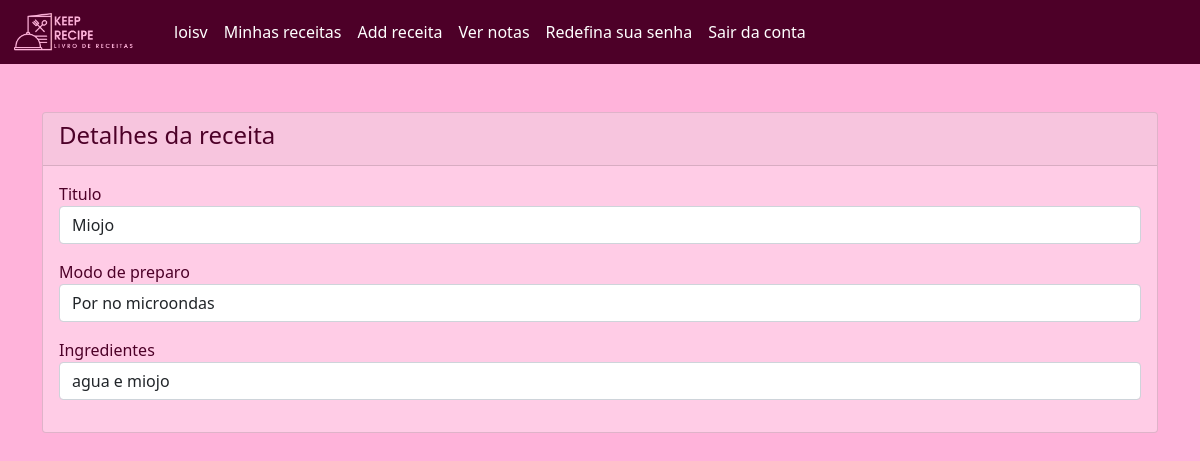
Screenshot of /KeepRecipeV2/recipe-view.php?id=12 (signed in) with the database file from the repository.
### tables this page shows
CREATE TABLE `recipe` (
  `id` int(11) NOT NULL,
  `title` varchar(255) NOT NULL,
  `modo_preparo` varchar(255) NOT NULL,
  `ingredient` varchar(255) NOT NULL,
  `id_user` int(11) NOT NULL,
  `created_at` datetime NOT NULL DEFAULT current_timestamp()
);

### KeepRecipeV2/recipe-view.php (the view, shortened to what this page needs)
<?php
require 'dbcon.php';
?>
<!doctype html>
<html lang="pt-BR">
  <head>
    <link href="https://cdn.jsdelivr.net/npm/bootstrap@5.1.3/dist/css/bootstrap.min.css" rel="stylesheet">
    <link rel="stylesheet" href="css/css.css">
</head>
<body>
    <nav class="navbar navbar-expand-lg navbar-light" style="background-color: #4d0028;">
        <a href="./index.html" class="navbar-brand"><img src="./img/logoLateralEscuro.png" style="width: 150px; height: 37.5px;"></a>
        <div class="collapse navbar-collapse" id="navbarSupportedContent">
            <ul class="navbar-nav mr-auto">
                <li class="nav-item active">
                    <a class="nav-link" href="#" style="color: #ffffff;"> <?php echo htmlspecialchars($_SESSION["username"]); ?> </a>
                </li>
                <li class="nav-item active">
                    <a class="nav-link" href="welcome.php" style="color: #ffffff;"> Minhas receitas </a>
                </li>
                <li class="nav-item active">
                    <a class="nav-link" href="recipe-create.php"  style="color: #ffffff;">Add receita</a>
                </li>
                <li class="nav-item active">
                    <a class="nav-link" href="recipe-score-view.php"  style="color: #ffffff;">Ver notas</a>
                </li>
                <li>
                    <a class="nav-link" href="reset-password.php" style="color: #ffffff;">Redefina sua senha</a>
                </li>
                <li>
                    <a class="nav-link"href="logout.php" style="color: #ffffff;">Sair da conta</a>
                </li>
            </ul>
        </div>
    </nav>
    <div class="container mt-5">
        <div class="row">
            <div class="col-md-12">
                <div class="card">
                    <div class="card-header">
                        <h4>Detalhes da receita</h4>
                    </div>
                    <div class="card-body">
                        <?php
                        if(isset($_GET['id']))
                        {
                            $recipe_id = mysqli_real_escape_string($con, $_GET['id']);
                            $query = "SELECT * FROM recipe WHERE id='$recipe_id' ";
                            $query_run = mysqli_query($con, $query);
                            if(mysqli_num_rows($query_run) > 0)
                            {
                                $recipe = mysqli_fetch_array($query_run);
                                ?>
                                    <div class="mb-3">
                                        <label>Titulo</label>
                                        <p class="form-control">
                                            <?=$recipe['title'];?>
                                        </p>
                                    </div>
                                    <div class="mb-3">
                                        <label>Modo de preparo</label>
                                        <p class="form-control">
                                            <?=$recipe['modo_preparo'];?>
                                        </p>
                                    </div>
                                    <div class="mb-3">
                                        <label>Ingredientes</label>
                                        <p class="form-control">
                                            <?=$recipe['ingredient'];?>
                                        </p>
                                    </div>
                                <?php
                            }
                            else
                            {
                                echo "<h4>Nenhum ID encontrado</h4>";
                            }
                        }
                        ?>
                    </div>
                </div>
            </div>
        </div>
    </div>
</body>
</html>

### KeepRecipeV2/css/css.css (style rules this page uses)
body { background-color: #ffb3da; }
.card { background-color: #ffcce6; color: #4d0028; }

### rows the page displays
recipe: title "Miojo", modo_preparo "Por no microondas", ingredient "agua e miojo"

### other values shown
$_SESSION["username"] "loisv"
